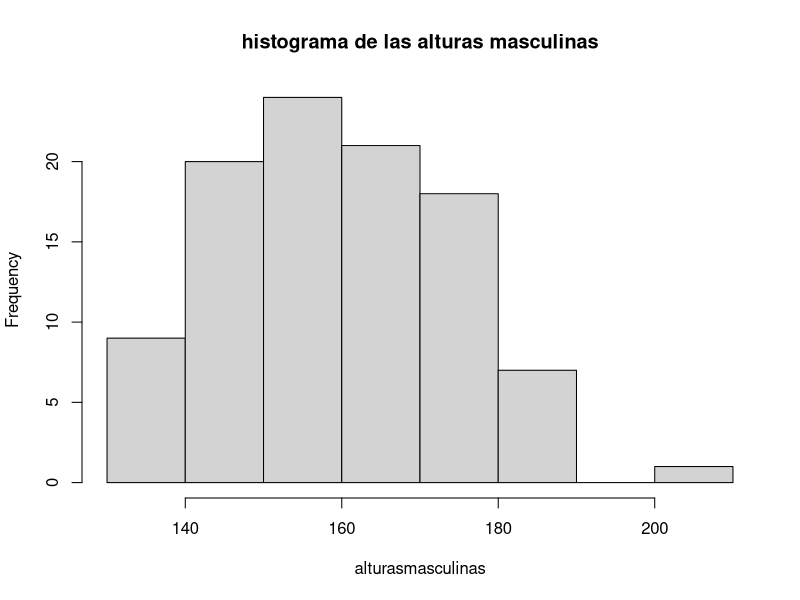
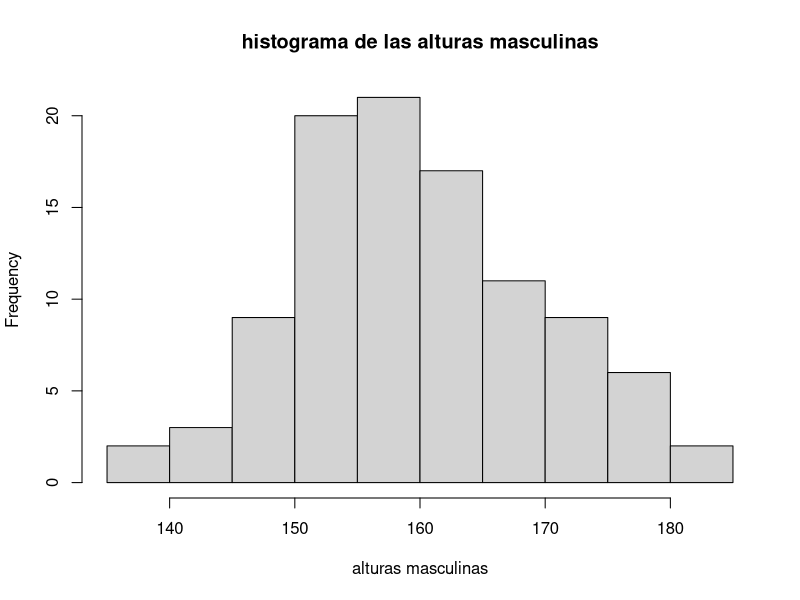
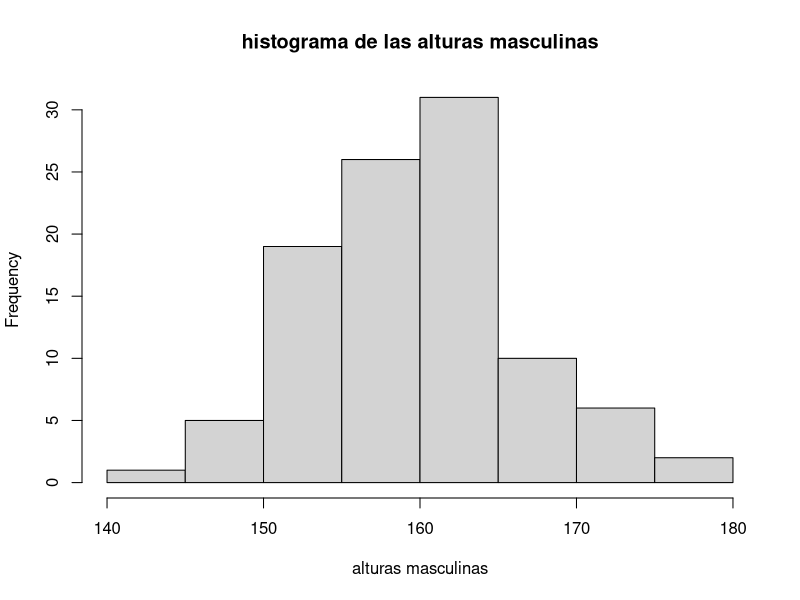
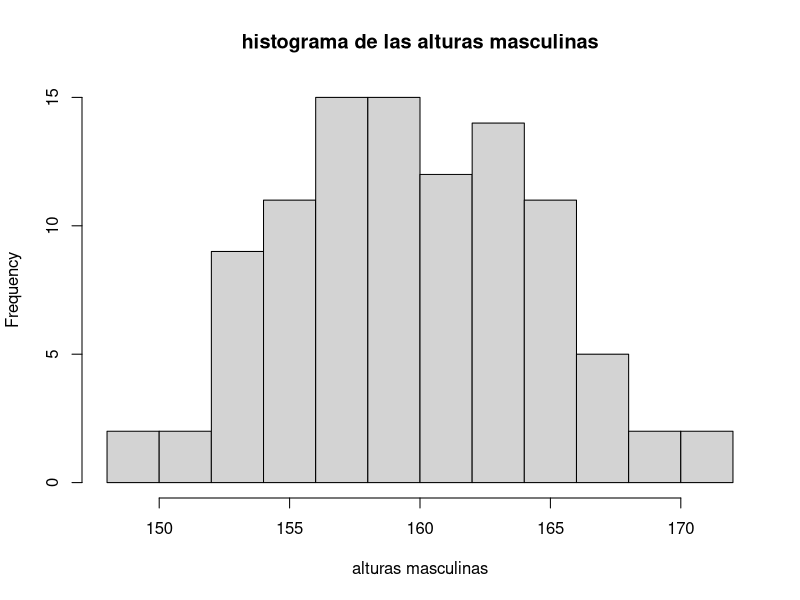
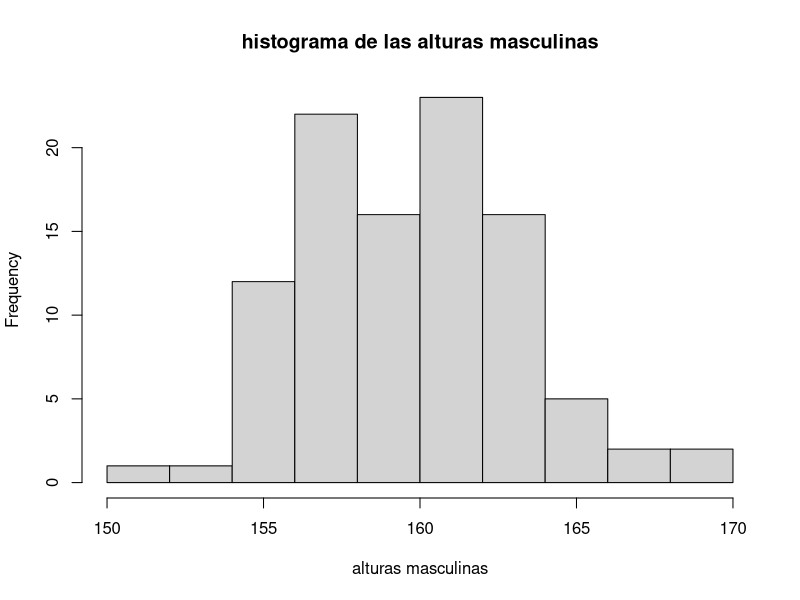
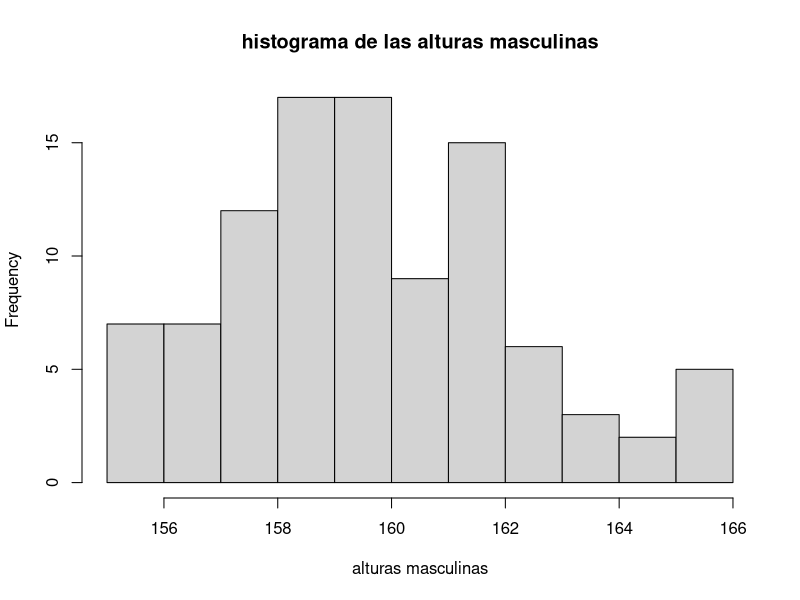
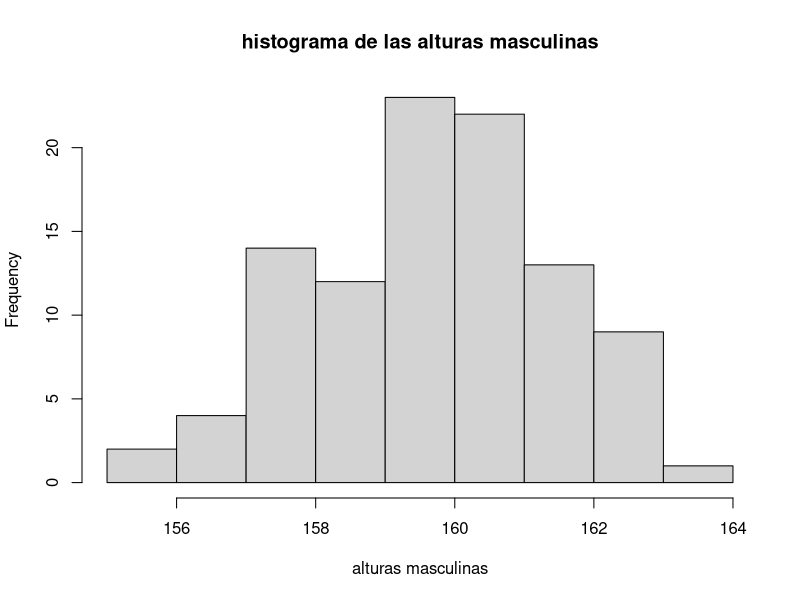
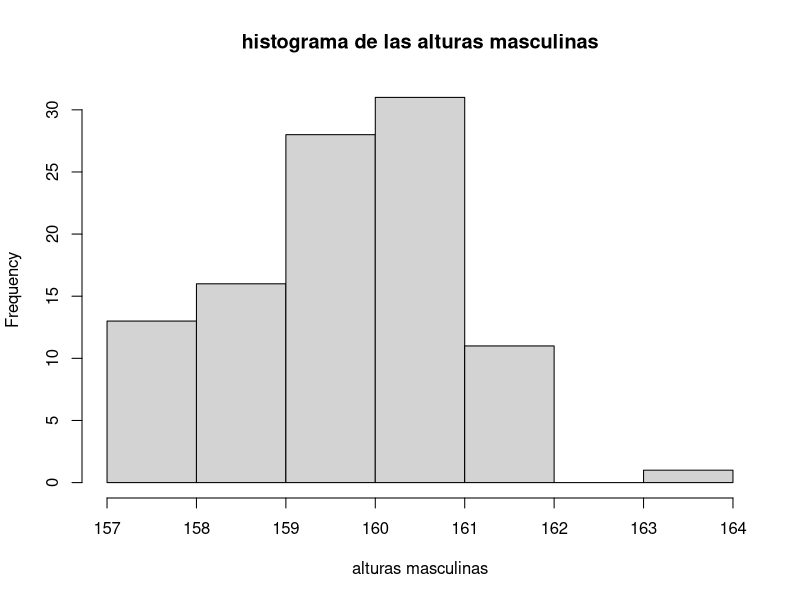

Source code (R) for these figures, in order:
# Nombre : Kriss gutierrez Anco 20164143C
# Respuesta1:
popular<-data.frame(m=rnorm(100,160,20),f=rnorm(100,160,20))
prox.gen<-function(popular) {
   popular$m<-sample(popular$m)
   popular$m<-apply(popular,1, mean)
   popular$f<-popular$m
   return(popular)
}
i<-1
l<-prox.gen(popular)
hist(l$m,main ="histograma de las alturas masculinas",xlab = "alturasmasculinas")
while (i<9){
  l<-prox.gen(l)
  l$m
  hist(l$m,main ="histograma de las alturas masculinas",xlab="alturas masculinas")
  i<-i+1
}


